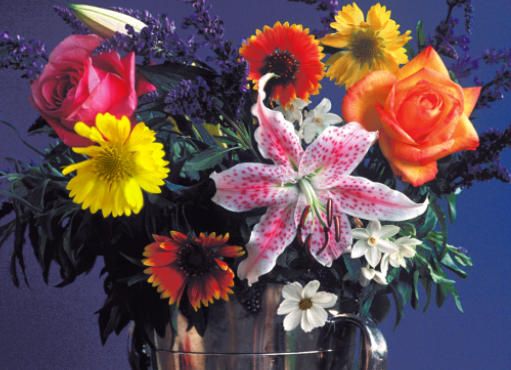
#> input picture d0040e_vt2026/session_ip/Assignment 2 Image Processing/flowers_color.png, 511 x 370 px, found by its file name
$ jupyter execute part_2_image_subsampling_and_quantization.ipynb
#> lines starting #> are read from the running program, lines starting #| are printed output that depends on the picture; after the words box and inside, x2 and y2 are one past the last pixel; in counts of white or black regions, pixels touching at a corner belong together
[cell 1]
import cv2
import numpy as np
import matplotlib.pyplot as plt

-----
Reduce number of gray levels
-----

[cell 2]
image_color = cv2.imread("/workspaces/LTU-Programming-Portfolio/d0040e_vt2026/session_ip/Assignment 2 Image Processing/flowers_color.png")
#> image_color is the input picture: shape (370, 511, 3); mean B, G, R 83.7, 77, 100
image_gray = cv2.cvtColor(image_color, cv2.COLOR_BGR2GRAY)
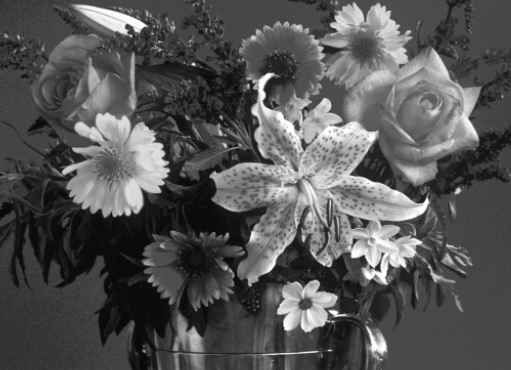
#> image_gray: shape (370, 511); min 8, max 255, mean 84.6

image_quantized = (image_gray // 64) * 64
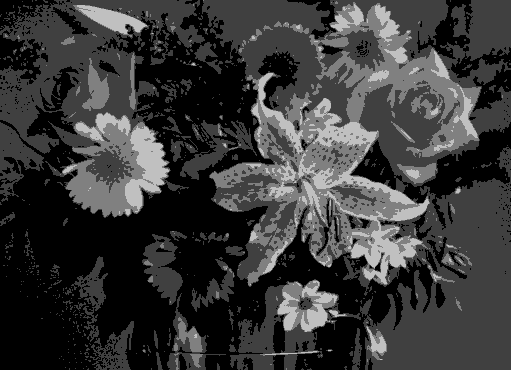
#> image_quantized: shape (370, 511); min 0, max 192, mean 56.9

-----
Display
-----

[cell 3]
plt.figure(figsize=(6,6))
plt.imshow(image_quantized, cmap="gray")
plt.title("Grayscale image, 4 shades")
plt.axis("off")
plt.show()

-----
Convert to Binary using a threshold
-----

[cell 4]
threshold_value = 127
_, image_bilevel = cv2.threshold(image_gray, threshold_value, 255, cv2.THRESH_BINARY)
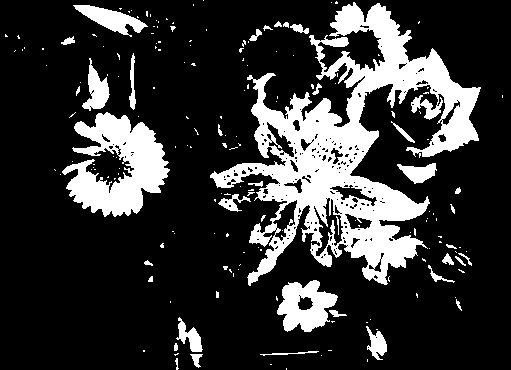
#> image_bilevel: shape (370, 511); 20.6% white; 181 white regions (144 under 20 px), largest, box (x1, y1, x2, y2) and area: (210, 2, 481, 286) 25437, (62, 112, 170, 217) 6182, (277, 280, 338, 332) 1935
